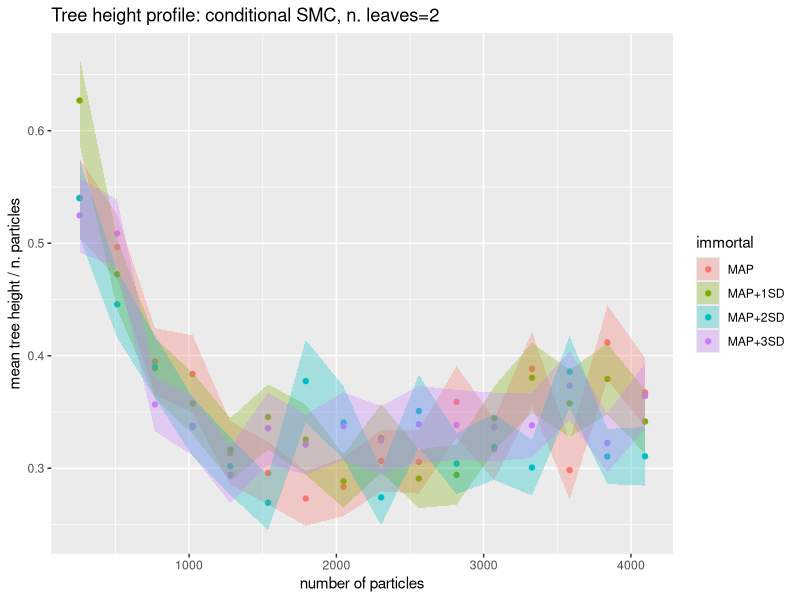
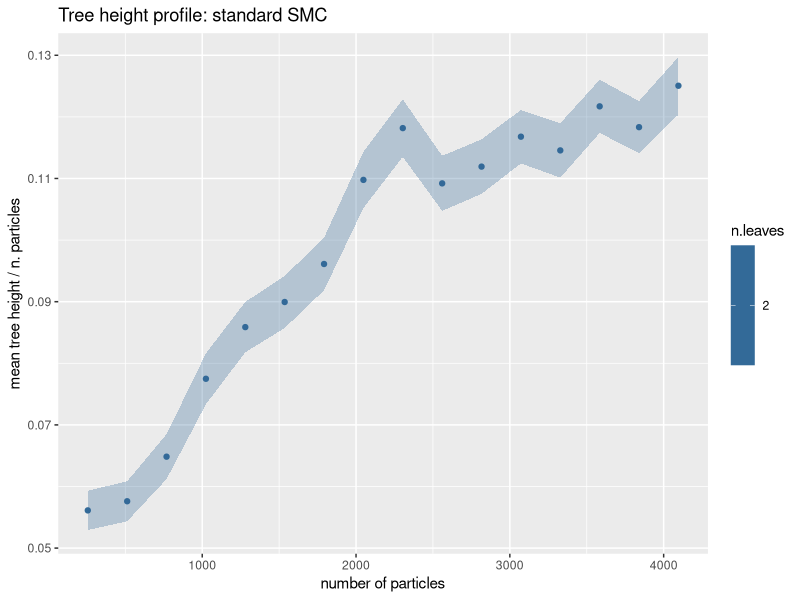

Write the R code that produced these figures, in order.
## ggplot2 plots :)

library(ggplot2)
par(mfrow = c(1, 1))


## USE THIS ONE --------------------

n_reps <- 1000
n_obs <- 6 * 4096

tree_height0 <- read.csv("treeht_cond_n2_0sd.csv", header=FALSE)
tree_height1 <- read.csv("treeht_cond_n2_1sd.csv", header=FALSE)
tree_height2 <- read.csv("treeht_cond_n2_2sd.csv", header=FALSE)
tree_height3 <- read.csv("treeht_cond_n2_3sd.csv", header=FALSE)

tree_height0[is.na(tree_height0)] <- n_obs
tree_height1[is.na(tree_height1)] <- n_obs
tree_height2[is.na(tree_height2)] <- n_obs
tree_height3[is.na(tree_height3)] <- n_obs

mean_tree_ht0 <- apply(tree_height0, 1, mean, na.rm=T)
var_tree_ht0 <- apply(tree_height0, 1, var, na.rm=T)
se_tree_ht0 <- (var_tree_ht0 / n_reps) ^ 0.5

mean_tree_ht1 <- apply(tree_height1, 1, mean, na.rm=T)
var_tree_ht1 <- apply(tree_height1, 1, var, na.rm=T)
se_tree_ht1 <- (var_tree_ht1 / n_reps) ^ 0.5

mean_tree_ht2 <- apply(tree_height2, 1, mean, na.rm=T)
var_tree_ht2 <- apply(tree_height2, 1, var, na.rm=T)
se_tree_ht2 <- (var_tree_ht2 / n_reps) ^ 0.5

mean_tree_ht3 <- apply(tree_height3, 1, mean, na.rm=T)
var_tree_ht3 <- apply(tree_height3, 1, var, na.rm=T)
se_tree_ht3 <- (var_tree_ht3 / n_reps) ^ 0.5

df <- data.frame(npart = rep(seq(from = 256, to = 4096, by = 256), 4),
                 meanht = c(mean_tree_ht0, mean_tree_ht1, mean_tree_ht2, mean_tree_ht3),
                 seht = c(se_tree_ht0, se_tree_ht1, se_tree_ht2, se_tree_ht3),
                 immortal = rep(c("MAP", "MAP+1SD", "MAP+2SD", "MAP+3SD"), each=length(mean_tree_ht0)))

ggplot(df, aes(npart, meanht / npart)) +
  geom_point(aes(col = immortal)) +
  geom_ribbon(aes(ymin = (meanht - seht) / npart,
                  ymax = (meanht + seht) / npart, fill = immortal),
                  alpha=0.3) +
  xlab("number of particles") +
  ylab("mean tree height / n. particles") +
  ggtitle("Tree height profile: conditional SMC, n. leaves=2")

## Standard SMC ------

treeht_std2 <- read.csv("treeht_std_n2.csv", header=FALSE)
# treeht_std16 <- read.csv("treeht_std_n16.csv", header=FALSE)

mean_std2 <- apply(treeht_std2, 1, mean, na.rm=T)
var_std2 <- apply(treeht_std2, 1, var, na.rm=T)
se_std2 <- (var_std2 / n_reps) ^ 0.5

# mean_std16 <- apply(treeht_std16, 1, mean, na.rm=T)
# var_std16 <- apply(treeht_std16, 1, var, na.rm=T)
# se_std16 <- (var_std16 / n_reps) ^ 0.5

# df <- data.frame(npart = rep(seq(from = 256, to = 4096, by = 256), 2),
#                  meanht = c(mean_std2, mean_std16),
#                  seht = c(se_std2, se_std16),
#                  n.leaves = rep(c(2, 16), each=length(mean_std2)))

df <- data.frame(npart = seq(from = 256, to = 4096, by = 256),
                 meanht = mean_std2,
                 seht = se_std2,
                 n.leaves = rep(2, length(mean_std2)))

ggplot(df, aes(npart, meanht / npart)) +
  geom_point(aes(col = n.leaves)) +
  geom_ribbon(aes(ymin = (meanht - seht) / npart,
                  ymax = (meanht + seht) / npart, fill = n.leaves),
              alpha=0.3) +
  xlab("number of particles") +
  ylab("mean tree height / n. particles") +
  ggtitle("Tree height profile: standard SMC")




## WITHOUT GGPLOT2 -------------------
# par(mfrow = c(1, 1))
#
# tree_height0 <- read.csv("treeht_out_0sd.csv", header=FALSE)
# tree_height1 <- read.csv("treeht_out_1sd.csv", header=FALSE)
# tree_height2 <- read.csv("treeht_out_2sd.csv", header=FALSE)
# tree_height3 <- read.csv("treeht_out_3sd.csv", header=FALSE)
#
# mean_tree_ht0 <- apply(tree_height0, 1, mean)
# var_tree_ht0 <- apply(tree_height0, 1, var)
# se_tree_ht0 <- (var_tree_ht0 / n_reps) ^ 0.5
#
# mean_tree_ht1 <- apply(tree_height1, 1, mean)
# var_tree_ht1 <- apply(tree_height1, 1, var)
# se_tree_ht1 <- (var_tree_ht1 / n_reps) ^ 0.5
#
# mean_tree_ht2 <- apply(tree_height2, 1, mean)
# var_tree_ht2 <- apply(tree_height2, 1, var)
# se_tree_ht2 <- (var_tree_ht2 / n_reps) ^ 0.5
#
# mean_tree_ht3 <- apply(tree_height3, 1, mean)
# var_tree_ht3 <- apply(tree_height3, 1, var)
# se_tree_ht3 <- (var_tree_ht3 / n_reps) ^ 0.5
#
# plot(n_particles_vals, mean_tree_ht0 / n_particles_vals, ylim=c(0.1, 2.3), type = 'b', pch = 16, col = 'red', lwd = 2, xlab = "number of particles", ylab = "mean tree height / no. particles", main = paste("Conditional SMC, no. leaves=", n_leaves))
# lines(n_particles_vals, (mean_tree_ht0 - se_tree_ht0) / n_particles_vals, col = 'red', lty = 2)
# lines(n_particles_vals, (mean_tree_ht0 + se_tree_ht0) / n_particles_vals, col = 'red', lty = 2)
#
# lines(n_particles_vals, mean_tree_ht1 / n_particles_vals, type = 'b', pch = 16, col = 'purple', lwd = 2)
# lines(n_particles_vals, (mean_tree_ht1 - se_tree_ht1) / n_particles_vals, col = 'purple', lty = 2)
# lines(n_particles_vals, (mean_tree_ht1 + se_tree_ht1) / n_particles_vals, col = 'purple', lty = 2)
#
# lines(n_particles_vals, mean_tree_ht2 / n_particles_vals, type = 'b', pch = 16, col = 'blue', lwd = 2)
# lines(n_particles_vals, (mean_tree_ht2 - se_tree_ht2) / n_particles_vals, col = 'blue', lty = 2)
# lines(n_particles_vals, (mean_tree_ht2 + se_tree_ht2) / n_particles_vals, col = 'blue', lty = 2)
#
# lines(n_particles_vals, mean_tree_ht3 / n_particles_vals, type = 'b', pch = 16, col = 'green4', lwd = 2)
# lines(n_particles_vals, (mean_tree_ht3 - se_tree_ht3) / n_particles_vals, col = 'green4', lty = 2)
# lines(n_particles_vals, (mean_tree_ht3 + se_tree_ht3) / n_particles_vals, col = 'green4', lty = 2)
#
# legend("topright", c("MAP", "MAP+1SD", "MAP+2SD", "MAP+3SD"), lty = 1, lwd = 2, col = c('red', 'purple', 'blue', 'green4'), pch = 16)




# # ------------------
# # using median and quatiles instead of mean +/- SE
#
# tree_height0 <- read.csv("Sim_data/n_16/treeht_out_0sd.csv", header=FALSE)
# tree_height1 <- read.csv("Sim_data/n_16/treeht_out_1sd.csv", header=FALSE)
# tree_height2 <- read.csv("Sim_data/n_16/treeht_out_2sd.csv", header=FALSE)
# tree_height3 <- read.csv("Sim_data/n_16/treeht_out_3sd.csv", header=FALSE)
#
# med_tree_ht0 <- apply(tree_height0, 1, median)
# upper_tree_ht0 <- apply(tree_height0, 1, quantile, probs=0.9)
# lower_tree_ht0 <- apply(tree_height0, 1, quantile, probs=0.1)
#
# med_tree_ht1 <- apply(tree_height1, 1, median)
# upper_tree_ht1 <- apply(tree_height1, 1, quantile, probs=0.9)
# lower_tree_ht1 <- apply(tree_height1, 1, quantile, probs=0.1)
#
# med_tree_ht2 <- apply(tree_height2, 1, median)
# upper_tree_ht2 <- apply(tree_height2, 1, quantile, probs=0.9)
# lower_tree_ht2 <- apply(tree_height2, 1, quantile, probs=0.1)
#
# med_tree_ht3 <- apply(tree_height3, 1, median)
# upper_tree_ht3 <- apply(tree_height3, 1, quantile, probs=0.9)
# lower_tree_ht3 <- apply(tree_height3, 1, quantile, probs=0.1)
#
# df <- data.frame(npart = rep(seq(from = 256, to = 4096, by = 256), 4),
#                  median = c(med_tree_ht0, med_tree_ht1, med_tree_ht2, med_tree_ht3),
#                  upper = c(upper_tree_ht0, upper_tree_ht1, upper_tree_ht2, upper_tree_ht3),
#                  lower = c(lower_tree_ht0, lower_tree_ht1, lower_tree_ht2, lower_tree_ht3),
#                  immortal = rep(c("MAP", "MAP+1SD", "MAP+2SD", "MAP+3SD"), each=length(med_tree_ht0)))
#
# ggplot(df, aes(npart, median / npart)) +
#   geom_point(aes(col = immortal)) +
#   geom_ribbon(aes(ymin = lower / npart,
#                   ymax = upper / npart, fill = immortal),
#               alpha=0.3) +
#   xlab("number of particles N") +
#   ylab("median tree height / N") +
#   ggtitle("Tree height profile: conditional SMC, n=16")
